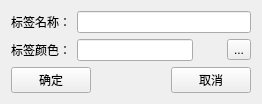
<?xml version="1.0" encoding="UTF-8"?>
<ui version="4.0">
 <class>TagEditDialog</class>
 <widget class="QWidget" name="TagEditDialog">
  <property name="geometry">
   <rect>
    <x>0</x>
    <y>0</y>
    <width>262</width>
    <height>90</height>
   </rect>
  </property>
  <property name="windowTitle">
   <string>Form</string>
  </property>
  <layout class="QGridLayout" name="gridLayout">
   <item row="0" column="0">
    <layout class="QHBoxLayout" name="horizontalLayout_2">
     <item>
      <widget class="QLabel" name="label">
       <property name="text">
        <string>标签名称：</string>
       </property>
      </widget>
     </item>
     <item>
      <widget class="QLineEdit" name="name_line_edit"/>
     </item>
    </layout>
   </item>
   <item row="1" column="0">
    <layout class="QHBoxLayout" name="horizontalLayout_3">
     <item>
      <widget class="QLabel" name="label_2">
       <property name="text">
        <string>标签颜色：</string>
       </property>
      </widget>
     </item>
     <item>
      <widget class="QLineEdit" name="color_line_edit"/>
     </item>
     <item>
      <widget class="QWidget" name="color_widget" native="true">
       <property name="sizePolicy">
        <sizepolicy hsizetype="Fixed" vsizetype="Fixed">
         <horstretch>0</horstretch>
         <verstretch>0</verstretch>
        </sizepolicy>
       </property>
       <property name="minimumSize">
        <size>
         <width>22</width>
         <height>22</height>
        </size>
       </property>
      </widget>
     </item>
     <item>
      <widget class="QToolButton" name="color_button">
       <property name="text">
        <string>...</string>
       </property>
      </widget>
     </item>
    </layout>
   </item>
   <item row="2" column="0">
    <layout class="QHBoxLayout" name="horizontalLayout">
     <item>
      <widget class="QPushButton" name="ok_button">
       <property name="text">
        <string>确定</string>
       </property>
      </widget>
     </item>
     <item>
      <spacer name="horizontalSpacer">
       <property name="orientation">
        <enum>Qt::Orientation::Horizontal</enum>
       </property>
       <property name="sizeHint" stdset="0">
        <size>
         <width>40</width>
         <height>20</height>
        </size>
       </property>
      </spacer>
     </item>
     <item>
      <widget class="QPushButton" name="cancel_button">
       <property name="text">
        <string>取消</string>
       </property>
      </widget>
     </item>
    </layout>
   </item>
  </layout>
 </widget>
 <resources/>
 <connections/>
</ui>
